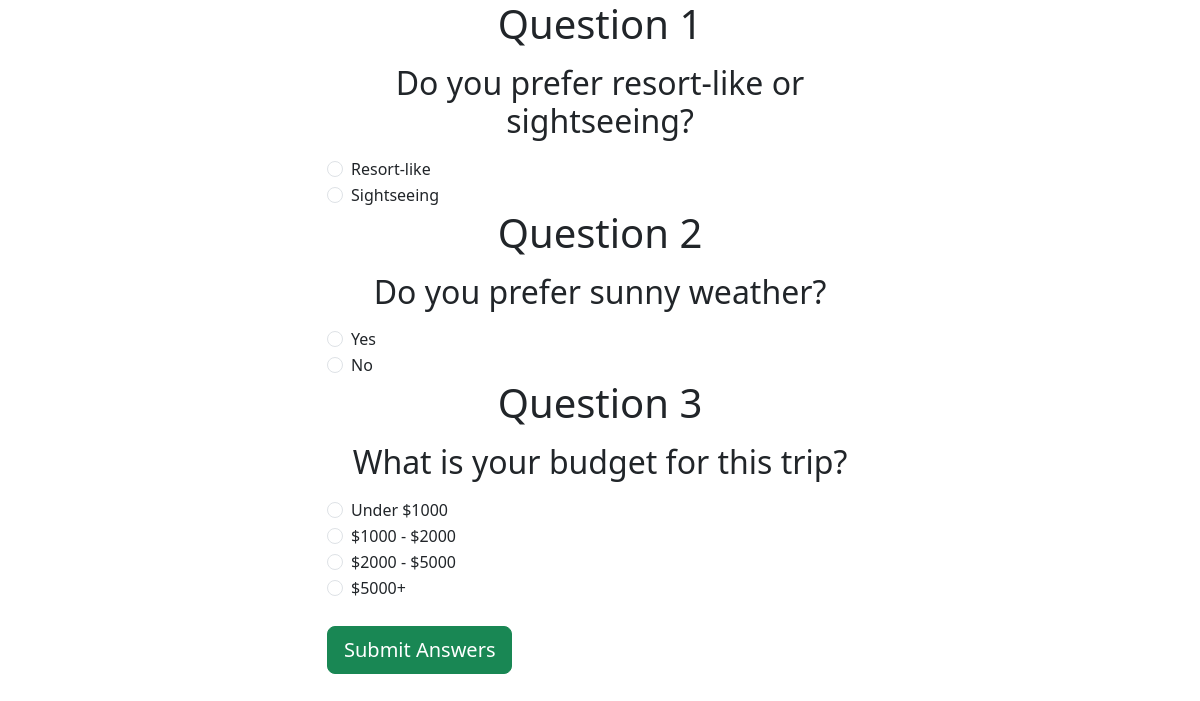
The page /questionnaire/questions on the database its author committed.
### questionnaire/models.py (models this page shows, shortened)
class Question(models.Model):
    question = models.CharField(max_length=200)
    pub_date = models.DateTimeField()
    questionNumber = models.IntegerField(default=-1)

class Choice(models.Model):
    question = models.ForeignKey(Question, on_delete=models.CASCADE)
    choice = models.CharField(max_length=200)
    optionNumber = models.IntegerField(default=-1)

### questionnaire/views.py (the view)
# urls.py: path('questions', views.questions, name='questions'),
def questions(request):
    questions = Question.objects.all()
    context = {'questions': questions}
    return render(request, 'questionnaire/questions.html', context)

### templates/questionnaire/questions.html (shortened to what this page needs)
{% extends 'main.html' %}
{% block content %}
<form method="post" action="{% url 'questionnaire:submit_form' %}">
    {% for question in questions %}
        <h1 class="text-center mb-3">Question {{ forloop.counter }}</h1>
        <h2 class="text-center mb-3">{{ question.question }}</h2>
        {% for choice in question.choice_set.all %}
            <div class="form-check">
                <input type="radio" name="choice{{ question.id }}" class="form-check-input" id="choice{{ question.id }}_{{ choice.id }}" value="{{ choice.id }}">
                <label for="choice{{ question.id }}_{{ choice.id }}">{{ choice.choice }}</label>
            </div>
        {% endfor %}
    {% endfor %}
    <input type="submit" value="Submit Answers" class="btn btn-success btn-lg btn-block mt-4">
</form>
{% endblock %}

### templates/main.html (shortened to what this page needs)
<!DOCTYPE html>
<html lang="en">
<head>
    <link href="https://cdn.jsdelivr.net/npm/bootstrap@5.3.1/dist/css/bootstrap.min.css" rel="stylesheet">
</head>
<body>
    <div class="container">
        <div class="row">
            <div class="col-md-6 m-auto">
                {% block content %}{% endblock %}
            </div>
        </div>
    </div>
</body>
</html>

### rows shown on the page
Question: question "Do you prefer resort-like or sightseeing?"
Choice: choice "Resort-like"
Choice: choice "Sightseeing"
Question: question "Do you prefer sunny weather?"
Choice: choice "Yes"
Choice: choice "No"
Question: question "What is your budget for this trip?"
Choice: choice "Under $1000"
Choice: choice "$1000 - $2000"
Choice: choice "$2000 - $5000"
Choice: choice "$5000+"
